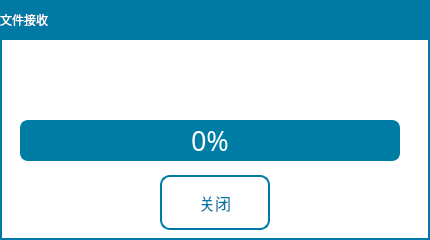
<?xml version="1.0" encoding="UTF-8"?>
<ui version="4.0">
 <class>RecvFile</class>
 <widget class="QDialog" name="RecvFile">
  <property name="geometry">
   <rect>
    <x>0</x>
    <y>0</y>
    <width>430</width>
    <height>240</height>
   </rect>
  </property>
  <property name="windowTitle">
   <string>Dialog</string>
  </property>
  <property name="styleSheet">
   <string notr="true">QDialog{
border:2px solid rgb(0, 122, 165);
border-radius:0px;
background-color: rgb(255, 255, 255);
}

QToolButton{
font: 12pt &quot;文泉驿等宽微米黑&quot;;
color:rgb(0, 122, 165);
border:2px solid rgb(0, 122, 165);
border-radius:10px;
background-color: rgb(255, 255, 255);
}
QLabel{
font: 12pt &quot;文泉驿等宽微米黑&quot;;
color: rgb(0, 122, 165);
}
QProgressBar {
font: 20pt &quot;文泉驿等宽微米黑&quot;;
color: rgb(255, 255, 255);
border: 2px solid rgb(0, 125, 165);
border-radius: 8px;
text-align: center;
background-color: rgb(85, 170, 127);
background-color: rgb(0, 125, 165);
}

QProgressBar::chunk {
background-color: rgb(0, 255, 0);
}
</string>
  </property>
  <widget class="QProgressBar" name="serverProgressBar">
   <property name="geometry">
    <rect>
     <x>20</x>
     <y>120</y>
     <width>380</width>
     <height>41</height>
    </rect>
   </property>
   <property name="font">
    <font>
     <family>文泉驿等宽微米黑</family>
     <pointsize>20</pointsize>
     <weight>50</weight>
     <italic>false</italic>
     <bold>false</bold>
    </font>
   </property>
   <property name="value">
    <number>0</number>
   </property>
  </widget>
  <widget class="QLabel" name="lbServerStatus">
   <property name="geometry">
    <rect>
     <x>0</x>
     <y>50</y>
     <width>430</width>
     <height>50</height>
    </rect>
   </property>
   <property name="font">
    <font>
     <family>文泉驿等宽微米黑</family>
     <pointsize>12</pointsize>
     <weight>50</weight>
     <italic>false</italic>
     <bold>false</bold>
    </font>
   </property>
   <property name="text">
    <string/>
   </property>
   <property name="alignment">
    <set>Qt::AlignCenter</set>
   </property>
  </widget>
  <widget class="QLabel" name="lb_title">
   <property name="geometry">
    <rect>
     <x>0</x>
     <y>0</y>
     <width>430</width>
     <height>40</height>
    </rect>
   </property>
   <property name="styleSheet">
    <string notr="true">font: 20pt &quot;文泉驿等宽微米黑&quot;;
color: rgb(255, 255, 255);
background-color: rgb(0, 122, 165);</string>
   </property>
   <property name="text">
    <string>文件接收</string>
   </property>
  </widget>
  <widget class="QToolButton" name="pBtnClose">
   <property name="geometry">
    <rect>
     <x>160</x>
     <y>175</y>
     <width>110</width>
     <height>55</height>
    </rect>
   </property>
   <property name="font">
    <font>
     <family>文泉驿等宽微米黑</family>
     <pointsize>12</pointsize>
     <weight>50</weight>
     <italic>false</italic>
     <bold>false</bold>
    </font>
   </property>
   <property name="text">
    <string>关闭</string>
   </property>
   <property name="icon">
    <iconset resource="../image.qrc">
     <normaloff>:/Image/close.png</normaloff>:/Image/close.png</iconset>
   </property>
   <property name="iconSize">
    <size>
     <width>30</width>
     <height>30</height>
    </size>
   </property>
   <property name="toolButtonStyle">
    <enum>Qt::ToolButtonTextBesideIcon</enum>
   </property>
  </widget>
 </widget>
 <resources>
  <include location="../image.qrc"/>
 </resources>
 <connections/>
</ui>
